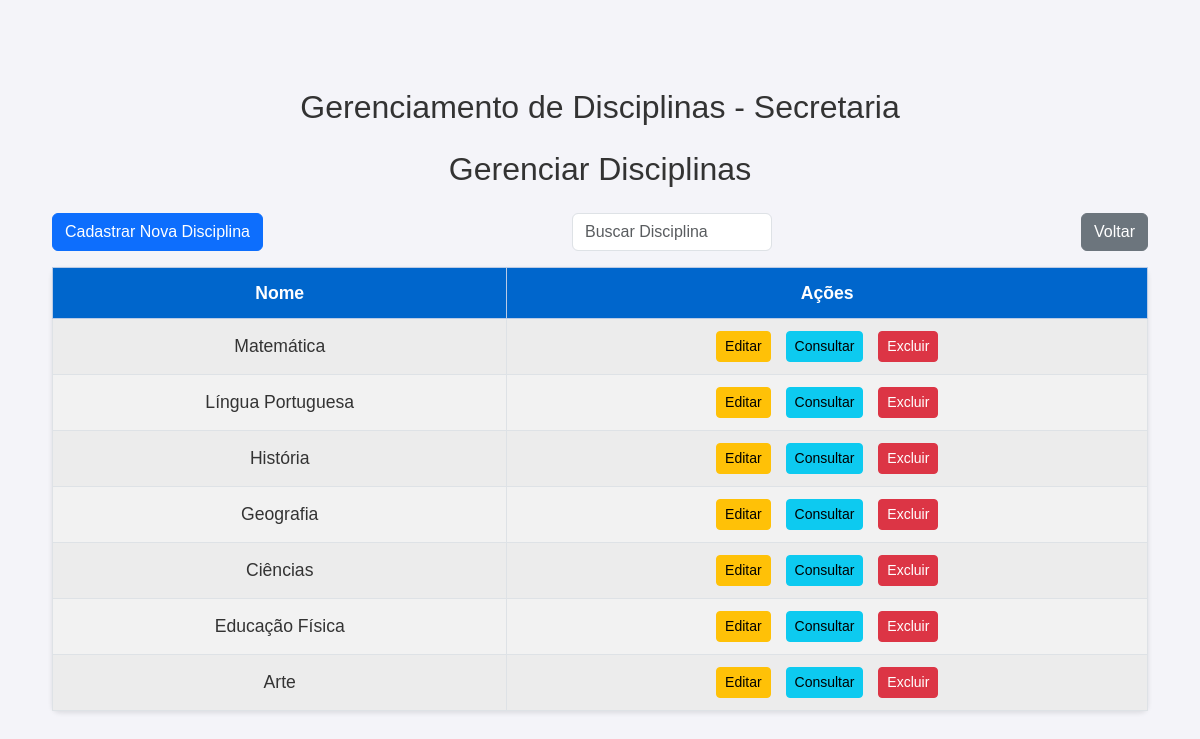
The app's page /disciplinas/ with its own data.
### core/models.py (models this page shows, shortened)
class Disciplina(models.Model):
    nome = models.CharField(max_length=100)  # Nome da disciplina

### core/views.py (the view)
# urls.py: path('disciplinas/', views.gerenciar_disciplinas, name='gerenciar_disciplinas'),
def gerenciar_disciplinas(request):
    disciplinas = Disciplina.objects.all()
    return render(request, 'core/gerenciar_disciplinas.html', {'disciplinas': disciplinas})

### core/templates/core/gerenciar_disciplinas.html (shortened to what this page needs)
{% load static %}
<!DOCTYPE html>
<html lang="pt-BR">
<head>
    <link href="https://cdn.jsdelivr.net/npm/bootstrap@5.3.0/dist/css/bootstrap.min.css" rel="stylesheet">
    <link rel="stylesheet" href="{% static 'css/estilos.css' %}">
</head>
<body>
    <div class="container mt-5">
        <h1 class="text-center mb-4">Gerenciamento de Disciplinas - Secretaria</h1>
        <h1 class="text-center mb-4">Gerenciar Disciplinas</h1>
        <div class="d-flex justify-content-between mb-3">
            <a href="{% url 'cadastrar_disciplina' %}" class="btn btn-primary">Cadastrar Nova Disciplina</a>
            <input type="text" id="buscar_disciplina" class="form-control" placeholder="Buscar Disciplina" style="max-width: 200px;">
            <a href="{% url 'secretaria' %}" class="btn btn-secondary">Voltar</a>
        </div>
        <table class="table table-striped table-bordered table-custom" id="tabela_disciplinas">
            <thead class="table-primary">
                <tr>
                    <th>Nome</th>
                    <th>Ações</th>
                </tr>
            </thead>
            <tbody>
                {% for disciplina in disciplinas %}
                <tr class="disciplina-row">
                    <td>{{ disciplina.nome }}</td>
                    <td>
                        <a href="{% url 'editar_disciplina' disciplina.id %}" class="btn btn-warning btn-sm">Editar</a>
                        <a href="{% url 'consultar_disciplina' disciplina.id %}" class="btn btn-info btn-sm">Consultar</a>
                        <button class="btn btn-danger btn-sm" data-bs-toggle="modal" data-bs-target="#confirmDeleteModal{{ disciplina.id }}">Excluir</button>
                    </td>
                </tr>
                {% endfor %}
            </tbody>
        </table>
    </div>
</body>
</html>

### static/css/estilos.css (style rules this page uses)
body { font-family: 'Arial', sans-serif; background-color: #f4f4f9; margin: 20px; padding: 20px; }
h1 { color: #333; text-align: center; margin-top: 20px; font-size: 2em; }
table { width: 80%; margin: 20px auto; border-collapse: collapse; background-color: #fff; border-radius: 8px; box-shadow: 0 2px 5px rgba(0, 0, 0, 0.1); }
th, td { padding: 12px 15px; text-align: center !important; vertical-align: middle !important; font-size: 1.1em; }
th { background-color: #0066cc; color: white; font-weight: bold; }
td { background-color: #f9f9f9; color: #333; }
tr:nth-child(even) td { background-color: #f2f2f2; }
td a { color: #ff9800; margin-right: 10px; font-weight: bold; transition: color 0.3s; }
.table-custom th, .table-custom td { padding: 12px 15px; text-align: center !important; vertical-align: middle !important; font-size: 1.1em; }
.table-custom { width: 100% !important; margin: 0 auto; }
.table-custom { box-shadow: 0 2px 5px rgba(0, 0, 0, 0.1); }
.table-custom th { background-color: #0066cc; color: white; font-weight: bold; }
.table-custom td { background-color: #f9f9f9; color: #333; }

### records on screen
Disciplina: nome "Matemática"
Disciplina: nome "Língua Portuguesa"
Disciplina: nome "História"
Disciplina: nome "Geografia"
Disciplina: nome "Ciências"
Disciplina: nome "Educação Física"
Disciplina: nome "Arte"
